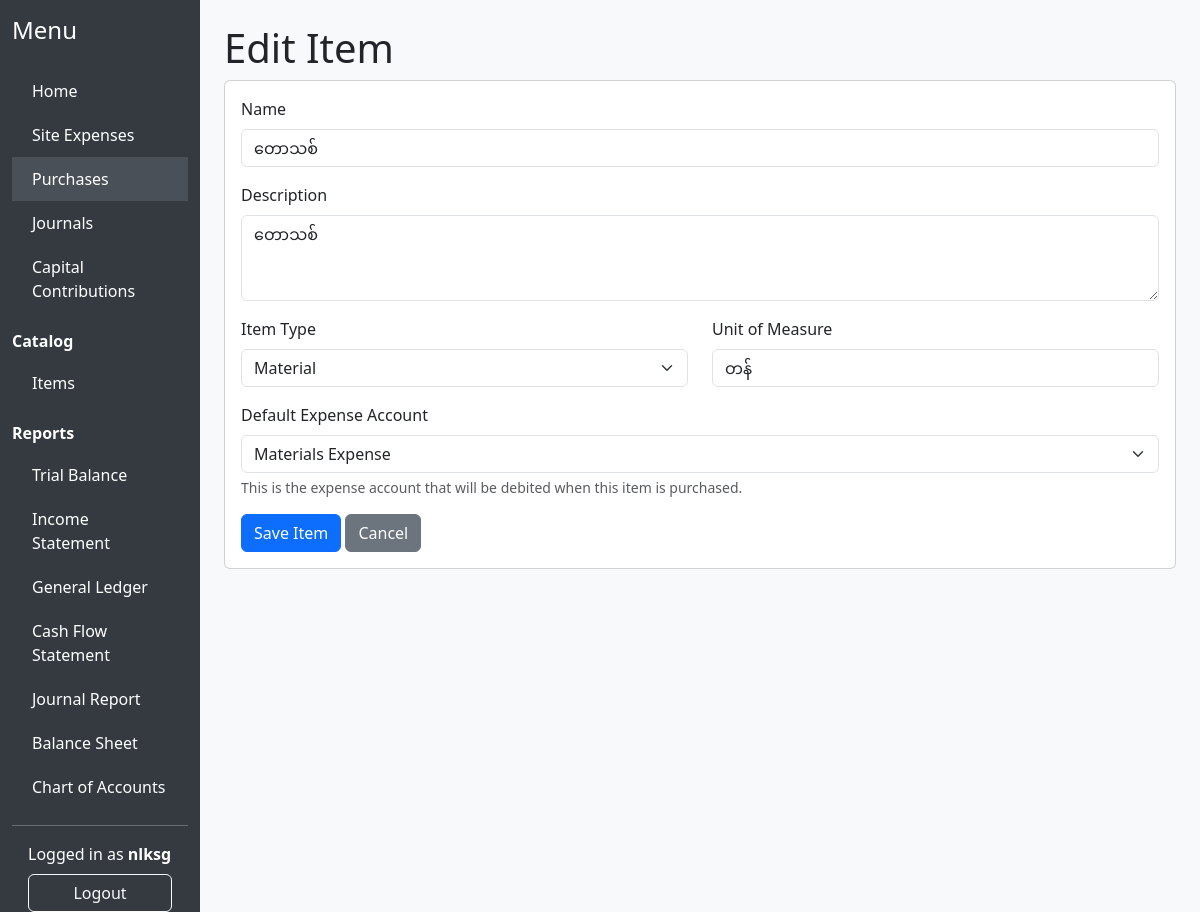
Screenshot of /purchases/items/9/edit/ (signed in) with the database file from the repository.
### purchase/models.py (models this page shows, shortened)
class Item(models.Model):
    ITEM_TYPE_CHOICES = [
        ('material', 'Material'),
        ('service', 'Service'),
    ]
    name = models.CharField(max_length=200, unique=True)
    description = models.TextField(blank=True)
    item_type = models.CharField(max_length=20, choices=ITEM_TYPE_CHOICES, default='material')
    unit_of_measure = models.CharField(max_length=50, blank=True, help_text="e.g., kg, hour, piece")
    expense_account = models.ForeignKey(Account, on_delete=models.PROTECT,
                                        help_text="Default expense account for this item.")

### purchase/views.py (the view)
# urls.py: path('items/<int:pk>/edit/', views.item_edit, name='item_edit'),
@user_passes_test(is_accountant_or_admin)
def item_edit(request, pk):
    item = get_object_or_404(Item, pk=pk)
    if request.method == 'POST':
        form = ItemForm(request.POST, instance=item)
        if form.is_valid():
            form.save()
            messages.success(request, "Item updated successfully.")
            return redirect('purchase:item_list')
    else:
        form = ItemForm(instance=item)
    return render(request, 'purchase/item_form.html', {'form': form, 'item': item})

### purchase/forms.py
class ItemForm(forms.ModelForm):
    class Meta:
        model = Item
        fields = ['name', 'description', 'item_type', 'unit_of_measure', 'expense_account']
        widgets = {
            'description': forms.Textarea(attrs={'rows': 3}),
        }
    def __init__(self, *args, **kwargs):
        super().__init__(*args, **kwargs)
        from accounting.models import Account  # Lazy import
        qs = Account.objects.filter(type='expense').order_by('name')
        if self.instance and self.instance.pk and self.instance.expense_account:
            current = Account.objects.filter(pk=self.instance.expense_account.pk)
            qs = (qs | current).distinct()
        self.fields['expense_account'].queryset = qs

### accounting/models.py (called while the page is built)
    def __str__(self):
        return self.name

### accounting/templatetags/accounting_extras.py (called while the page is built)
@register.filter
def startswith(text, starts):
    if isinstance(text, str):
        return text.startswith(starts)
    return False

@register.filter(name='is_accountant_or_admin')
def is_accountant_or_admin(user):
    return user.groups.filter(name__in=['Accountant', 'Admin']).exists()

### purchase/views.py (called while the page is built)
def is_accountant_or_admin(user):
    return user.groups.filter(name__in=['Accountant', 'Admin']).exists()

### purchase/templates/purchase/item_form.html (shortened to what this page needs)
{% extends 'accounting/base.html' %}
{% load widget_tweaks %}
{% block content %}
<h1>{% if item %}Edit Item{% else %}Create Item{% endif %}</h1>
<div class="card">
    <div class="card-body">
        <form method="post">
            <div class="mb-3">
                <label for="{{ form.name.id_for_label }}" class="form-label">Name</label>
                {% render_field form.name class="form-control" %}
            </div>
            <div class="mb-3">
                <label for="{{ form.description.id_for_label }}" class="form-label">Description</label>
                {% render_field form.description class="form-control" %}
            </div>
            <div class="row">
                <div class="col-md-6 mb-3">
                    <label for="{{ form.item_type.id_for_label }}" class="form-label">Item Type</label>
                    {% render_field form.item_type class="form-select" %}
                </div>
                <div class="col-md-6 mb-3">
                    <label for="{{ form.unit_of_measure.id_for_label }}" class="form-label">Unit of Measure</label>
                    {% render_field form.unit_of_measure class="form-control" placeholder="e.g., kg, hour, piece" %}
                </div>
            </div>
            <div class="mb-3">
                <label for="{{ form.expense_account.id_for_label }}" class="form-label">Default Expense Account</label>
                {% render_field form.expense_account class="form-select" %}
                <div class="form-text">This is the expense account that will be debited when this item is purchased.</div>
            </div>
            <button type="submit" class="btn btn-primary">Save Item</button>
            <a href="{% url 'purchase:item_list' %}" class="btn btn-secondary">Cancel</a>
        </form>
    </div>
</div>
{% endblock %}

### accounting/templates/accounting/base.html (shortened to what this page needs)
{% load static %}
{% load accounting_extras %}
<!DOCTYPE html>
<html lang="en">
<head>
    <link href="https://cdn.jsdelivr.net/npm/bootstrap@5.3.0/dist/css/bootstrap.min.css" rel="stylesheet">
</head>
<body>
<div class="container-fluid">
    <div class="row">
        <nav class="col-md-2 d-none d-md-block sidebar">
            <div class="position-sticky">
                <h4 class="mt-3 mb-4">Menu</h4>
                <a href="{% url 'accounting:index' %}" class="{% if request.resolver_match.url_name == 'index' %}active{% endif %}">Home</a>
                <a href="/siteexpense/" class="{% if request.path|startswith:"/siteexpense" %}active{% endif %}">Site Expenses</a>
                {% if user|is_accountant_or_admin %}
                <a href="/purchases/" class="{% if request.path|startswith:"/purchases" %}active{% endif %}">Purchases</a>
                <a href="{% url 'accounting:journal_list' %}" class="{% if request.resolver_match.url_name == 'journal_list' %}active{% endif %}">Journals</a>
                <a href="{% url 'accounting:capital_contribution_list' %}" class="{% if request.resolver_match.url_name == 'capital_contribution_list' %}active{% endif %}">Capital Contributions</a>
                <div class="mb-2 mt-3"><strong>Catalog</strong></div>
                <a href="{% url 'purchase:item_list' %}" class="{% if request.path|startswith:"/items" %}active{% endif %}">Items</a>
                <div class="mb-2 mt-3"><strong>Reports</strong></div>
                <a href="{% url 'accounting:trial_balance' %}" class="{% if request.resolver_match.url_name == 'trial_balance' %}active{% endif %}">Trial Balance</a>
                <a href="{% url 'accounting:income_statement' %}" class="{% if request.resolver_match.url_name == 'income_statement' %}active{% endif %}">Income Statement</a>
                <a href="{% url 'accounting:general_ledger' %}" class="{% if request.resolver_match.url_name == 'general_ledger' %}active{% endif %}">General Ledger</a>
                <a href="{% url 'accounting:cash_flow' %}" class="{% if request.resolver_match.url_name == 'cash_flow' %}active{% endif %}">Cash Flow Statement</a>
                <a href="{% url 'accounting:journal_report' %}" class="{% if request.resolver_match.url_name == 'journal_report' %}active{% endif %}">Journal Report</a>
                <a href="{% url 'accounting:balance_sheet' %}" class="{% if request.resolver_match.url_name == 'balance_sheet' %}active{% endif %}">Balance Sheet</a>
                <a href="{% url 'accounting:account_list' %}" class="{% if request.resolver_match.url_name == 'account_list' %}active{% endif %}">Chart of Accounts</a>
                {% endif %}
                <hr>
                {% if request.user.is_authenticated %}
                    <span class="d-block px-3 mb-2">Logged in as <strong>{{ request.user.username }}</strong></span>
                    <form action="{% url 'logout' %}" method="post" class="d-grid px-3">
                        <button type="submit" class="btn btn-outline-light">Logout</button>
                    </form>
                {% else %}
                    <a href="{% url 'login' %}" class="btn btn-outline-light w-100 mb-2">Login</a>
                {% endif %}
            </div>
        </nav>
        <main class="col-md-9 ms-sm-auto col-lg-10 px-md-4 py-4">
            {% block content %}{% endblock %}
        </main>
    </div>
</div>
</body>
</html>

### accounting/templates/accounting/base.html (style rules this page uses)
body { background: #f8f9fa; }
.sidebar { min-height: 100vh; background: #343a40; color: #fff; }
.sidebar a { color: #fff; text-decoration: none; display: block; padding: 10px 20px; }
.sidebar a.active, .sidebar a:hover { background: #495057; }

### rows the page displays
Item: name "တောသစ်", description "တောသစ်", item_type "Material", unit_of_measure "တန်", expense_account "Materials Expense"

### other values shown
{{ request.user.username }} "nlksg"
